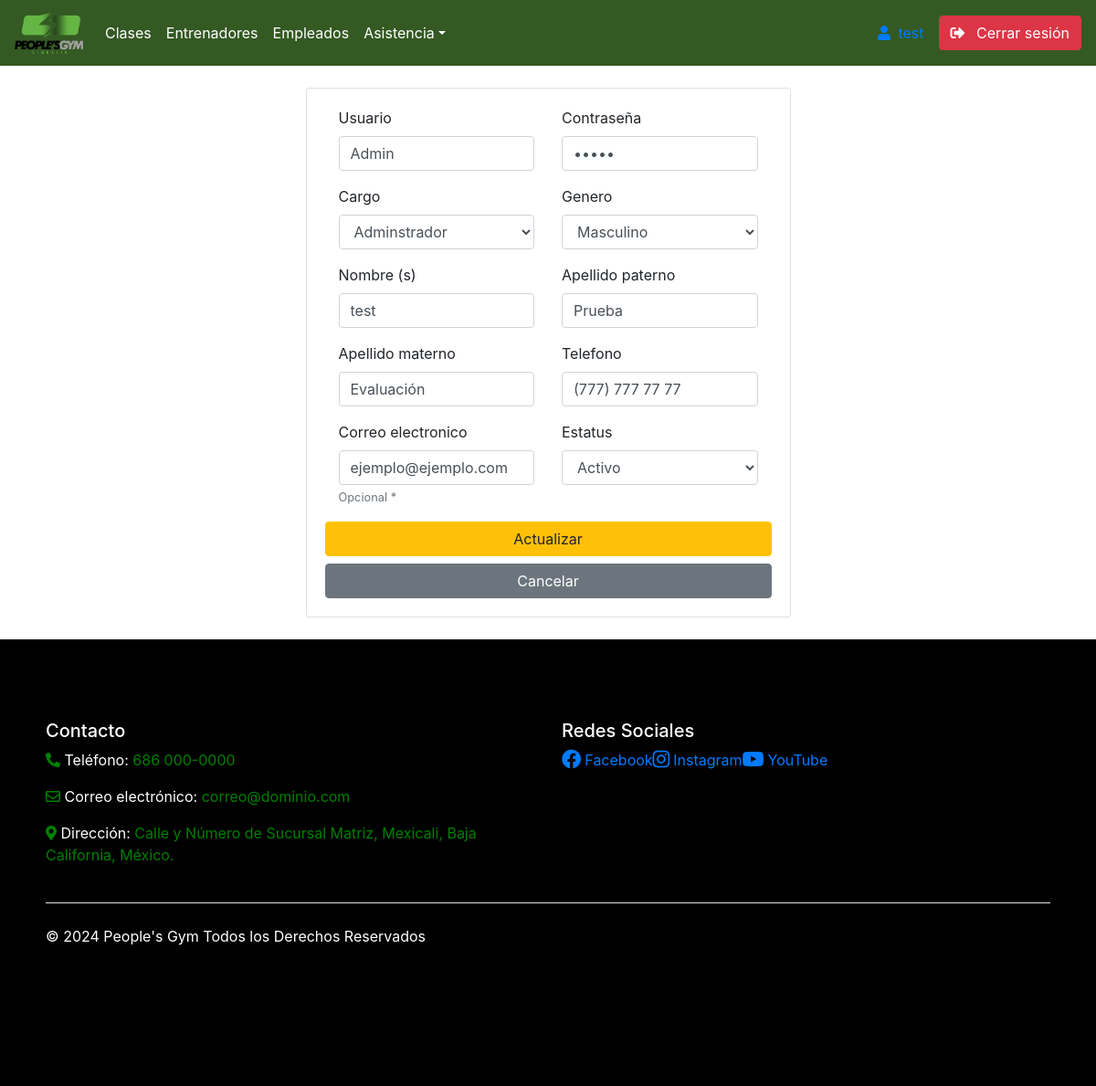
Page /Admin/UpdateEmpleado.php?id=1 (signed in) on the committed database.
### tables this page shows
CREATE TABLE `tb_empleados` (
  `N_Empleado` int(11) NOT NULL COMMENT 'Número de empleado',
  `N_Usuario` varchar(100) NOT NULL COMMENT 'Nombre de usuario para iniciar sesión',
  `N_Password` varchar(255) NOT NULL COMMENT 'Contraseña',
  `ID_Rol` int(11) NOT NULL COMMENT 'ID del rol del empleado',
  `ID_Genero` int(11) NOT NULL COMMENT 'ID del género del empleado',
  `N_Nombre` varchar(100) NOT NULL COMMENT 'Nombre del empleado',
  `N_ApellidoPa` varchar(100) NOT NULL COMMENT 'Primer apellido del empleado',
  `N_ApellidoMa` varchar(100) NOT NULL COMMENT 'Segundo apellido del empleado',
  `N_Telefono` varchar(20) NOT NULL COMMENT 'Número de teléfono del empleado',
  `N_Correo` varchar(150) NOT NULL COMMENT 'Correo electrónico del empleado',
  `ID_Estado` int(11) NOT NULL COMMENT 'ID del estado del empleado (activo, inactivo, etc.)'
);

### Admin/UpdateEmpleado.php (the view, shortened to what this page needs)
<?php
$conexion = ConexionBD::obtenerConexion();
if (isset($_GET['id'])) {
    $Id = $_GET['id'];
    $Query = "SELECT * FROM tb_empleados WHERE N_Empleado = '$Id'";
    $Resultado = mysqli_query($conexion, $Query);
    if (mysqli_num_rows($Resultado) == 1) {
        $row = mysqli_fetch_array($Resultado);
        $Usuario = $row['N_Usuario'];
        $Contra = $row['N_Password'];
        $Genero = $row['ID_Genero'];
        $Rol = $row['ID_Rol'];
        $Nombre = $row['N_Nombre'];
        $Apellido1 = $row['N_ApellidoPa'];
        $Apellido2 = $row['N_ApellidoMa'];
        $Telefono = $row['N_Telefono'];
        $Correo = $row['N_Correo'];
        $Estatus = $row['ID_Estado'];
    }
}
?>
<?php include('Includes/Header.php'); ?>
<div class="container p-4">
    <div class="row">
        <div class="col-md-6 mx-auto">
            <div class="card card-body">
                <form id="actualizarForm" action="UpdateEmpleado.php?id=<?php echo $_GET['id']; ?>" method="POST">
                <div class="container">
                        <div class="row">
                            <div class="col-md-6">
                                <div class="form-group">
                                    <label for="usuario" form="form-label">Usuario</label>
                                    <input type="text" name="usuario" id="usuario" class="form-control" value="<?php echo $Usuario ?>" required>
                                </div>
                                <div class="form-group">
                                    <label for="cargo" class="form-label">Cargo</label>
                                    <select class="form-control" name="cargo" id="cargo" required>
                                        <?php
                                        $query_roles = "SELECT * FROM cat_roles";
                                        $resultado_roles = mysqli_query($conexion, $query_roles);
                                        while ($row = mysqli_fetch_assoc($resultado_roles)) {
                                            $selected = ($row['NID_Rol'] == $Rol) ? 'selected' : '';
                                            echo "<option value='" . $row['NID_Rol'] . "' $selected>" . $row['N_Rol'] . "</option>";
                                        }
                                        ?>
                                    </select>
                                </div>
                                <div class="form-group">
                                    <label for="nombre">Nombre (s)</label>
                                    <input type="text" name="nombre" id="nombre" class="form-control" value="<?php echo $Nombre ?>">
                                </div>
                                <div class="form-group">
                                    <label for="apellido2">Apellido materno</label>
                                    <input type="text" name="apellido2" id="apellido2" class="form-control" value="<?php echo $Apellido2 ?>">
                                </div>
                                <div class="form-group">
                                    <label for="email">Correo electronico</label>
                                    <input type="email" name="email" id="email" class="form-control" value="<?php echo $Correo ?>" aria-describedby="helpId">
                                    <small id="helpId" class="text-muted">Opcional *</small>
                                </div>
                            </div>
                            <div class="col-md-6">
                                <div class="form-group">
                                    <label for="password" class="form-label">Contraseña</label>
                                    <input type="password" name="password" id="password" class="form-control" value="<?php echo $Contra ?>">
                                </div>
                                <div class="form-group">
                                    <label for="genero" class="form-label">Genero</label>
                                    <select class="form-control" name="genero" id="genero">
                                        <?php
                                        $query_generos = "SELECT * FROM cat_generos";
                                        $resultado_generos = mysqli_query($conexion, $query_generos);
                                        while ($filas = mysqli_fetch_assoc($resultado_generos)) {
                                            $selected = ($filas['NID_Genero'] == $Genero) ? 'selected' : '';
                                            echo "<option value='" . $filas['NID_Genero'] . "' $selected>" . $filas['N_Genero'] . "</option>";
                                        }
                                        ?>
                                    </select>
                                </div>
                                <div class="form-group">
                                    <label for="apeliido1">Apellido paterno</label>
                                    <input type="text" name="apeliido1" id="apeliido1" class="form-control" value="<?php echo $Apellido1 ?>">
                                </div>
                                <div class="form-group">
                                    <label for="telefono">Telefono</label>
                                    <input type="text" name="telefono" id="telefono" class="form-control" value="<?php echo $Telefono ?>">
                                </div>
                                <div class="form-group">
                                    <label for="estatus" class="form-label">Estatus</label>
                                    <select class="form-control" name="estatus" id="estatus">
                                        <?php
                                        $query_estados = "SELECT * FROM cat_estados";
                                        $resultado_estados = mysqli_query($conexion, $query_estados);
                                        while ($filas = mysqli_fetch_assoc($resultado_estados)) {
                                            $selected = ($filas['NID_Estado'] == $Estatus) ? 'selected' : '';
                                            echo "<option value='" . $filas['NID_Estado'] . "' $selected>" . $filas['N_Estado'] . "</option>";
                                        }
                                        ?>
                                    </select>
                                </div>
                            </div>
                        </div>
                    </div>
                    <button type="button" class="btn btn-warning btn-block" data-toggle="modal" data-target="#confirmacionModal">Actualizar</button>
                    <a href="Empleados.php" class="btn btn-secondary btn-block">Cancelar</a>
                </form>
            </div>
        </div>
    </div>
</div>
<?php include('Includes/Footer.php'); ?>

### rows in the picture
tb_empleados: usuario "Admin", nombre "test", apellido2 "Evaluación", email "ejemplo@ejemplo.com", apeliido1 "Prueba", telefono "(777) 777 77 77"

### other values in the picture
$_SESSION['NombreUsuario'] "test"
form field cargo "Adminstrador"
form field genero "Masculino"
form field estatus "Activo"
